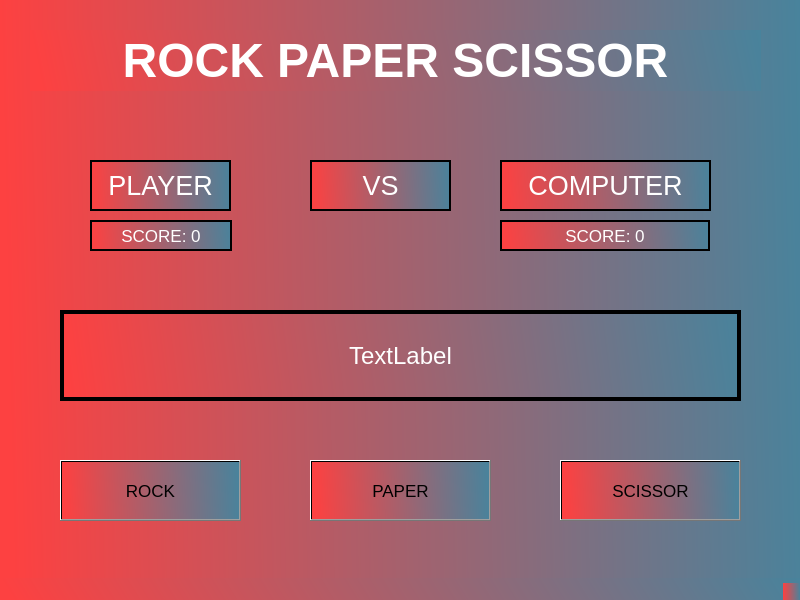
<?xml version="1.0" encoding="UTF-8"?>
<ui version="4.0">
 <class>MainWindow</class>
 <widget class="QMainWindow" name="MainWindow">
  <property name="geometry">
   <rect>
    <x>0</x>
    <y>0</y>
    <width>800</width>
    <height>600</height>
   </rect>
  </property>
  <property name="windowTitle">
   <string>MainWindow</string>
  </property>
  <property name="styleSheet">
   <string notr="true">background-color: qlineargradient(spread:pad, x1:0, y1:0.017, x2:1, y2:0, stop:0 rgba(253, 65, 65, 255), stop:1 rgba(72, 131, 156, 255));</string>
  </property>
  <widget class="QWidget" name="centralwidget">
   <widget class="QLabel" name="heading">
    <property name="geometry">
     <rect>
      <x>30</x>
      <y>30</y>
      <width>731</width>
      <height>61</height>
     </rect>
    </property>
    <property name="font">
     <font>
      <pointsize>36</pointsize>
      <weight>75</weight>
      <bold>true</bold>
     </font>
    </property>
    <property name="styleSheet">
     <string notr="true">color:white;</string>
    </property>
    <property name="text">
     <string>ROCK PAPER SCISSOR</string>
    </property>
    <property name="alignment">
     <set>Qt::AlignCenter</set>
    </property>
   </widget>
   <widget class="QLabel" name="player">
    <property name="geometry">
     <rect>
      <x>90</x>
      <y>160</y>
      <width>141</width>
      <height>51</height>
     </rect>
    </property>
    <property name="font">
     <font>
      <pointsize>20</pointsize>
     </font>
    </property>
    <property name="styleSheet">
     <string notr="true">color:white;
border: 2px solid black;</string>
    </property>
    <property name="text">
     <string>PLAYER</string>
    </property>
    <property name="alignment">
     <set>Qt::AlignCenter</set>
    </property>
   </widget>
   <widget class="QLabel" name="display">
    <property name="geometry">
     <rect>
      <x>60</x>
      <y>310</y>
      <width>681</width>
      <height>91</height>
     </rect>
    </property>
    <property name="font">
     <font>
      <pointsize>18</pointsize>
     </font>
    </property>
    <property name="autoFillBackground">
     <bool>false</bool>
    </property>
    <property name="styleSheet">
     <string notr="true">border: 4px solid black;
color:white;</string>
    </property>
    <property name="text">
     <string>TextLabel</string>
    </property>
    <property name="alignment">
     <set>Qt::AlignCenter</set>
    </property>
   </widget>
   <widget class="QPushButton" name="rock">
    <property name="geometry">
     <rect>
      <x>60</x>
      <y>460</y>
      <width>181</width>
      <height>61</height>
     </rect>
    </property>
    <property name="font">
     <font>
      <pointsize>13</pointsize>
     </font>
    </property>
    <property name="styleSheet">
     <string notr="true"> </string>
    </property>
    <property name="text">
     <string>ROCK</string>
    </property>
   </widget>
   <widget class="QLabel" name="computer">
    <property name="geometry">
     <rect>
      <x>500</x>
      <y>160</y>
      <width>211</width>
      <height>51</height>
     </rect>
    </property>
    <property name="font">
     <font>
      <pointsize>20</pointsize>
     </font>
    </property>
    <property name="styleSheet">
     <string notr="true">color:white;
border: 2px solid black;</string>
    </property>
    <property name="text">
     <string>COMPUTER</string>
    </property>
    <property name="alignment">
     <set>Qt::AlignCenter</set>
    </property>
   </widget>
   <widget class="QLabel" name="vs">
    <property name="geometry">
     <rect>
      <x>310</x>
      <y>160</y>
      <width>141</width>
      <height>51</height>
     </rect>
    </property>
    <property name="font">
     <font>
      <pointsize>20</pointsize>
     </font>
    </property>
    <property name="styleSheet">
     <string notr="true">color:white;
border: 2px solid black;</string>
    </property>
    <property name="text">
     <string>VS</string>
    </property>
    <property name="alignment">
     <set>Qt::AlignCenter</set>
    </property>
   </widget>
   <widget class="QLabel" name="p_score">
    <property name="geometry">
     <rect>
      <x>90</x>
      <y>220</y>
      <width>142</width>
      <height>31</height>
     </rect>
    </property>
    <property name="font">
     <font>
      <pointsize>13</pointsize>
     </font>
    </property>
    <property name="styleSheet">
     <string notr="true">color:white;
border: 2px solid black;</string>
    </property>
    <property name="text">
     <string>SCORE: 0</string>
    </property>
    <property name="alignment">
     <set>Qt::AlignCenter</set>
    </property>
   </widget>
   <widget class="QLabel" name="c_score">
    <property name="geometry">
     <rect>
      <x>500</x>
      <y>220</y>
      <width>210</width>
      <height>31</height>
     </rect>
    </property>
    <property name="font">
     <font>
      <pointsize>13</pointsize>
     </font>
    </property>
    <property name="styleSheet">
     <string notr="true">color:white;
border: 2px solid black;</string>
    </property>
    <property name="text">
     <string>SCORE: 0</string>
    </property>
    <property name="alignment">
     <set>Qt::AlignCenter</set>
    </property>
   </widget>
   <widget class="QPushButton" name="paper">
    <property name="geometry">
     <rect>
      <x>310</x>
      <y>460</y>
      <width>181</width>
      <height>61</height>
     </rect>
    </property>
    <property name="font">
     <font>
      <pointsize>13</pointsize>
     </font>
    </property>
    <property name="styleSheet">
     <string notr="true"> </string>
    </property>
    <property name="text">
     <string>PAPER</string>
    </property>
   </widget>
   <widget class="QPushButton" name="scissor">
    <property name="geometry">
     <rect>
      <x>560</x>
      <y>460</y>
      <width>181</width>
      <height>61</height>
     </rect>
    </property>
    <property name="font">
     <font>
      <pointsize>13</pointsize>
     </font>
    </property>
    <property name="styleSheet">
     <string notr="true"> </string>
    </property>
    <property name="text">
     <string>SCISSOR</string>
    </property>
   </widget>
  </widget>
  <widget class="QMenuBar" name="menubar">
   <property name="geometry">
    <rect>
     <x>0</x>
     <y>0</y>
     <width>800</width>
     <height>29</height>
    </rect>
   </property>
  </widget>
  <widget class="QStatusBar" name="statusbar"/>
 </widget>
 <resources/>
 <connections/>
</ui>
